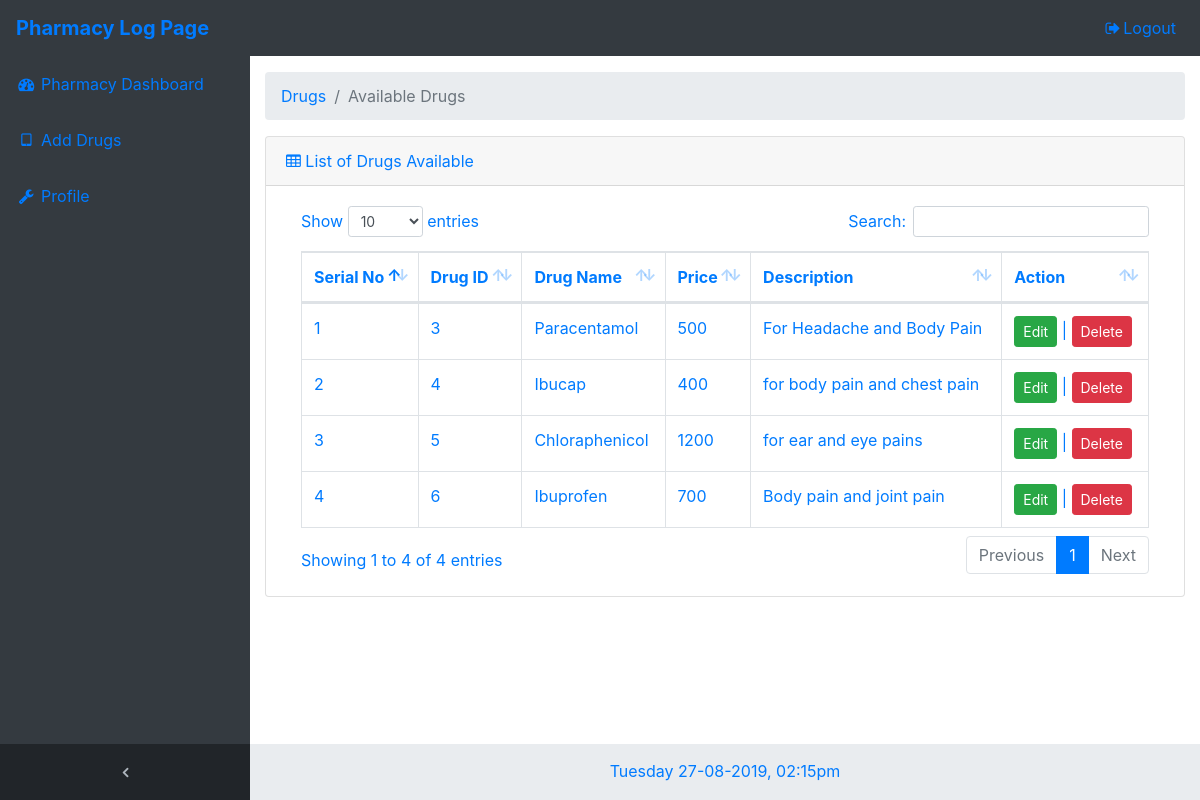
The app's page /pharmacy/pharmacypage.php (signed in) with its own data.
### tables this page shows
CREATE TABLE `tbldrug` (
  `drugID` int(11) NOT NULL,
  `name` varchar(50) NOT NULL,
  `description` text NOT NULL,
  `price` int(11) NOT NULL,
  `pharmacystore` varchar(50) NOT NULL,
  `address` varchar(200) NOT NULL,
  `phone` varchar(11) NOT NULL
);

### pharmacy/pharmacypage.php (the view, shortened to what this page needs)
<?php include("../includes/dbconnection.php"); ?>
<?php
$username = $_SESSION['username'];
$qry = "SELECT pharmacystore FROM tblpharmacy WHERE username = '$username'";
  $pharmQuery = mysqli_query($dbConnect, $qry);
      if ($row = mysqli_fetch_assoc($pharmQuery)) {
          $dbPharmacy = $row['pharmacystore'];
        } else {
          echo "<alert>Error fetching pharmacy details</alert>"."<br>";
        }
?>
<!DOCTYPE html>
<html lang="en">
<head>
  <link href="../vendor/bootstrap/css/bootstrap.min.css" rel="stylesheet">
  <link href="../vendor/font-awesome/css/font-awesome.min.css" rel="stylesheet" type="text/css">
  <link href="../vendor/datatables/dataTables.bootstrap4.css" rel="stylesheet">
  <link href="../css/sb-admin.css" rel="stylesheet">
</head>
<body class="fixed-nav sticky-footer bg-dark text-primary" id="page-top">
  <nav class="navbar navbar-expand-lg navbar-dark bg-dark fixed-top text-primary" id="mainNav">
    <a class="navbar-brand text-primary" href="pharmacypage.php"><b>Pharmacy Log Page</b></a>
    <div class="collapse navbar-collapse" id="navbarResponsive">
      <ul class="navbar-nav navbar-sidenav" id="exampleAccordion">
        <li class="nav-item" data-toggle="tooltip" data-placement="right" title="Dashboard">
          <a class="nav-link" href="pharmacypage.php">
            <i class="fa fa-fw fa-dashboard text-primary"></i>
            <span class="nav-link-text text-primary">Pharmacy Dashboard</span>
          </a>
        </li>
        <li class="nav-item" data-toggle="tooltip" data-placement="right" title="Add Drugs">
          <a class="nav-link" href="adddrugs.php">
            <i class="fa fa-fw fa-tablet text-primary"></i>
            <span class="nav-link-text text-primary">Add Drugs</span>
          </a>
        </li>
        <li class="nav-item" data-toggle="tooltip" data-placement="right" title="Profile">
          <a class="nav-link" href="pharmacyprofile.php">
            <i class="fa fa-fw fa-wrench text-primary"></i>
            <span class="nav-link-text text-primary">Profile</span>
          </a>
        </li>
      </ul>
      <ul class="navbar-nav sidenav-toggler">
        <li class="nav-item">
          <a class="nav-link text-center" id="sidenavToggler">
            <i class="fa fa-fw fa-angle-left"></i>
          </a>
        </li>
      </ul>
      <ul class="navbar-nav ml-auto">
        <li class="nav-item">
          <a class="nav-link text-primary" data-toggle="modal" data-target="#exampleModal">
            <i class="fa fa-fw fa-sign-out text-primary"></i>Logout</a>
        </li>
      </ul>
    </div>
  </nav>
  <div class="content-wrapper">
    <div class="container-fluid">
      <ol class="breadcrumb">
        <li class="breadcrumb-item">
          <a href="#">Drugs</a>
        </li>
        <li class="breadcrumb-item active">Available Drugs</li>
      </ol>
<div class="card mb-3">
        <div class="card-header">
          <i class="fa fa-table"></i> List of Drugs Available</div>
        <div class="card-body">
          <div class="table-responsive">
            <table class="table table-bordered" id="dataTable" width="100%" cellspacing="0">
              <thead>
                <tr>
                  <th>Serial No</th>
                  <th>Drug ID</th>
                  <th>Drug Name</th>
                  <th>Price</th>
                  <th>Description</th>
                  <th>Action</th>
                </tr>
              </thead>
              <tbody>
                  <?php
                  $i = 1;
                $queryDrugList = "SELECT * FROM `tbldrug` WHERE pharmacystore = '$dbPharmacy';";
                $Result = mysqli_query($dbConnect, $queryDrugList);
                if(!$Result){
                  echo "error while listing the list!";
                }else{
                  while ($row = mysqli_fetch_assoc($Result)) {
                    ?>
                <tr>
                  <td><?php echo $i++; ?></td>
                  <td><?php echo $row['drugID'];?></td>
                  <td><?php echo $row['name'];?></td>
                  <td><?php echo $row['price'];?></td>
                  <td><?php echo $row['description'];?></td>
                  <td><button class="btn btn-success btn-sm" data-toggle="modal" data-target="#updateDrug">Edit</button> <span>|</span> <button class="btn btn-danger btn-sm" data-toggle="modal" data-target="#eraseDrug">Delete</button> </td>
                </tr>
                  <?php } } ?>
              </tbody>
            </table>
          </div>
        </div>
      </div>
    </div>
    <footer class="sticky-footer">
      <div class="container">
        <div class="text-center">
          <p class="text-primary"><?php echo date("l d-m-Y, h:ia");?></p>
        </div>
      </div>
    </footer>
  </div>
</body>
</html>

### css/sb-admin.css (style rules this page uses)
html { position: relative; min-height: 100%; }
body { overflow-x: hidden; }
body.sticky-footer { margin-bottom: 56px; }
body.sticky-footer .content-wrapper { min-height: calc(100vh - 56px - 56px); }
body.fixed-nav { padding-top: 56px; }
.content-wrapper { min-height: calc(100vh - 56px); padding-top: 1rem; }
#mainNav .navbar-collapse { overflow: auto; max-height: 75vh; }
#mainNav .navbar-collapse .navbar-nav .nav-item .nav-link { cursor: pointer; }
#mainNav .navbar-collapse .sidenav-toggler { display: none; }
@media (min-width: 992px) { #mainNav .navbar-brand { width: 250px; } }
@media (min-width: 992px) { #mainNav .navbar-collapse { overflow: visible; max-height: none; } }
@media (min-width: 992px) { #mainNav .navbar-collapse .navbar-sidenav { position: absolute; top: 0; left: 0; -webkit-flex-direction: column; -ms-flex-direction: column; flex-direction: column; margin-top: 56px; } }
@media (min-width: 992px) { #mainNav .navbar-collapse .navbar-sidenav>.nav-item { width: 250px; padding: 0; } }
@media (min-width: 992px) { #mainNav .navbar-collapse .navbar-sidenav>.nav-item>.nav-link { padding: 1em; } }
#mainNav.fixed-top .sidenav-toggler { display: none; }
@media (min-width: 992px) { #mainNav.fixed-top .navbar-sidenav { height: calc(100vh - 112px); } }
@media (min-width: 992px) { #mainNav.fixed-top .sidenav-toggler { position: absolute; top: 0; left: 0; display: flex; -webkit-flex-direction: column; -ms-flex-direction: column; flex-direction: column; margin-top: calc(100vh - 56px); } }
@media (min-width: 992px) { #mainNav.fixed-top .sidenav-toggler>.nav-item { width: 250px; padding: 0; } }
@media (min-width: 992px) { #mainNav.fixed-top .sidenav-toggler>.nav-item>.nav-link { padding: 1em; } }
#mainNav.fixed-top.navbar-dark .sidenav-toggler { background-color: #212529; }
#mainNav.fixed-top.navbar-dark .sidenav-toggler a i { color: #adb5bd; }
.content-wrapper { overflow-x: hidden; background: white; }
@media (min-width: 992px) { .content-wrapper { margin-left: 250px; } }
#sidenavToggler i { font-weight: 800; }
#mainNav.navbar-dark .navbar-collapse .navbar-sidenav>.nav-item>.nav-link { color: #868e96; }
@media (min-width: 992px) { #mainNav.navbar-dark .navbar-collapse .navbar-sidenav { background: #343a40; } }
footer.sticky-footer { position: absolute; right: 0; bottom: 0; width: 100%; height: 56px; background-color: #e9ecef; line-height: 55px; }
@media (min-width: 992px) { footer.sticky-footer { width: calc(100% - 250px); } }

### records on screen
tbldrug: drugID "3", name "Paracentamol", price "500", description "For Headache and Body Pain"
tbldrug: drugID "4", name "Ibucap", price "400", description "for body pain and chest pain"
tbldrug: drugID "5", name "Chloraphenicol", price "1200", description "for ear and eye pains"
tbldrug: drugID "6", name "Ibuprofen", price "700", description "Body pain and joint pain"
